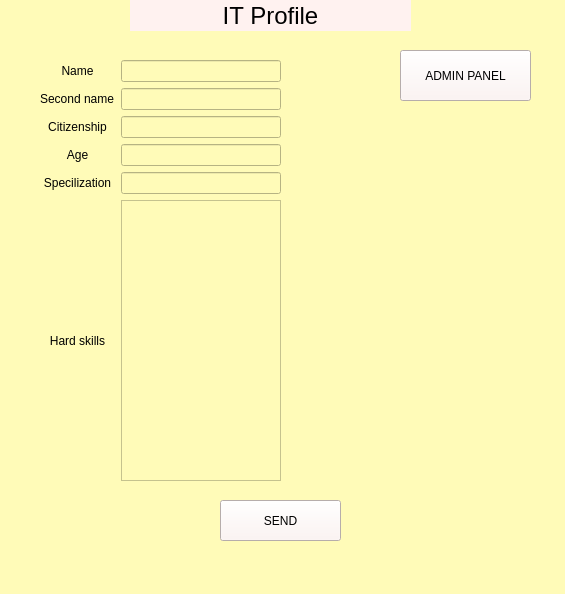
<?xml version="1.0" encoding="UTF-8"?>
<ui version="4.0">
 <class>MainWindow</class>
 <widget class="QMainWindow" name="MainWindow">
  <property name="geometry">
   <rect>
    <x>0</x>
    <y>0</y>
    <width>565</width>
    <height>594</height>
   </rect>
  </property>
  <property name="windowTitle">
   <string>MainWindow</string>
  </property>
  <property name="styleSheet">
   <string notr="true">background-color: rgb(255, 251, 184);</string>
  </property>
  <widget class="QWidget" name="centralwidget">
   <widget class="QWidget" name="gridLayoutWidget">
    <property name="geometry">
     <rect>
      <x>40</x>
      <y>60</y>
      <width>241</width>
      <height>421</height>
     </rect>
    </property>
    <layout class="QGridLayout" name="gridLayout">
     <item row="4" column="0">
      <widget class="QLabel" name="label_5">
       <property name="enabled">
        <bool>true</bool>
       </property>
       <property name="sizePolicy">
        <sizepolicy hsizetype="Preferred" vsizetype="Preferred">
         <horstretch>0</horstretch>
         <verstretch>0</verstretch>
        </sizepolicy>
       </property>
       <property name="text">
        <string>Specilization</string>
       </property>
       <property name="alignment">
        <set>Qt::AlignCenter</set>
       </property>
      </widget>
     </item>
     <item row="1" column="1">
      <widget class="QLineEdit" name="lineEdit_secondname"/>
     </item>
     <item row="3" column="0">
      <widget class="QLabel" name="label_4">
       <property name="enabled">
        <bool>true</bool>
       </property>
       <property name="sizePolicy">
        <sizepolicy hsizetype="Preferred" vsizetype="Preferred">
         <horstretch>0</horstretch>
         <verstretch>0</verstretch>
        </sizepolicy>
       </property>
       <property name="text">
        <string>Age</string>
       </property>
       <property name="alignment">
        <set>Qt::AlignCenter</set>
       </property>
      </widget>
     </item>
     <item row="1" column="0">
      <widget class="QLabel" name="label_2">
       <property name="enabled">
        <bool>true</bool>
       </property>
       <property name="sizePolicy">
        <sizepolicy hsizetype="Preferred" vsizetype="Preferred">
         <horstretch>0</horstretch>
         <verstretch>0</verstretch>
        </sizepolicy>
       </property>
       <property name="text">
        <string>Second name</string>
       </property>
      </widget>
     </item>
     <item row="4" column="1">
      <widget class="QLineEdit" name="lineEdit_spec"/>
     </item>
     <item row="2" column="1">
      <widget class="QLineEdit" name="lineEdit_citizenship"/>
     </item>
     <item row="2" column="0">
      <widget class="QLabel" name="label_3">
       <property name="enabled">
        <bool>true</bool>
       </property>
       <property name="sizePolicy">
        <sizepolicy hsizetype="Preferred" vsizetype="Preferred">
         <horstretch>0</horstretch>
         <verstretch>0</verstretch>
        </sizepolicy>
       </property>
       <property name="text">
        <string>Citizenship</string>
       </property>
       <property name="alignment">
        <set>Qt::AlignCenter</set>
       </property>
      </widget>
     </item>
     <item row="3" column="1">
      <widget class="QLineEdit" name="lineEdit_age"/>
     </item>
     <item row="0" column="0">
      <widget class="QLabel" name="label">
       <property name="enabled">
        <bool>true</bool>
       </property>
       <property name="sizePolicy">
        <sizepolicy hsizetype="Preferred" vsizetype="Preferred">
         <horstretch>0</horstretch>
         <verstretch>0</verstretch>
        </sizepolicy>
       </property>
       <property name="text">
        <string>Name</string>
       </property>
       <property name="alignment">
        <set>Qt::AlignCenter</set>
       </property>
      </widget>
     </item>
     <item row="0" column="1">
      <widget class="QLineEdit" name="lineEdit_name"/>
     </item>
     <item row="5" column="0">
      <widget class="QLabel" name="label_6">
       <property name="enabled">
        <bool>true</bool>
       </property>
       <property name="sizePolicy">
        <sizepolicy hsizetype="Preferred" vsizetype="Preferred">
         <horstretch>0</horstretch>
         <verstretch>0</verstretch>
        </sizepolicy>
       </property>
       <property name="text">
        <string>Hard skills</string>
       </property>
       <property name="alignment">
        <set>Qt::AlignCenter</set>
       </property>
      </widget>
     </item>
     <item row="5" column="1">
      <widget class="QTextEdit" name="textEdit_hardskills"/>
     </item>
    </layout>
   </widget>
   <widget class="QLabel" name="label_title">
    <property name="enabled">
     <bool>true</bool>
    </property>
    <property name="geometry">
     <rect>
      <x>130</x>
      <y>0</y>
      <width>281</width>
      <height>31</height>
     </rect>
    </property>
    <property name="sizePolicy">
     <sizepolicy hsizetype="Preferred" vsizetype="Preferred">
      <horstretch>0</horstretch>
      <verstretch>0</verstretch>
     </sizepolicy>
    </property>
    <property name="font">
     <font>
      <family>Arial</family>
      <pointsize>18</pointsize>
     </font>
    </property>
    <property name="styleSheet">
     <string notr="true">background-color: rgb(255, 242, 240);</string>
    </property>
    <property name="text">
     <string>IT Profile</string>
    </property>
    <property name="alignment">
     <set>Qt::AlignCenter</set>
    </property>
   </widget>
   <widget class="QPushButton" name="pushButton_send">
    <property name="geometry">
     <rect>
      <x>220</x>
      <y>500</y>
      <width>121</width>
      <height>41</height>
     </rect>
    </property>
    <property name="styleSheet">
     <string notr="true">background-color: rgb(255, 242, 240);</string>
    </property>
    <property name="text">
     <string>SEND</string>
    </property>
   </widget>
   <widget class="QPushButton" name="pushButton_adminpannel">
    <property name="geometry">
     <rect>
      <x>400</x>
      <y>50</y>
      <width>131</width>
      <height>51</height>
     </rect>
    </property>
    <property name="styleSheet">
     <string notr="true">background-color: rgb(255, 242, 240);</string>
    </property>
    <property name="text">
     <string>ADMIN PANEL</string>
    </property>
   </widget>
  </widget>
  <widget class="QMenuBar" name="menubar">
   <property name="geometry">
    <rect>
     <x>0</x>
     <y>0</y>
     <width>565</width>
     <height>24</height>
    </rect>
   </property>
  </widget>
  <widget class="QStatusBar" name="statusbar"/>
 </widget>
 <resources/>
 <connections/>
</ui>
